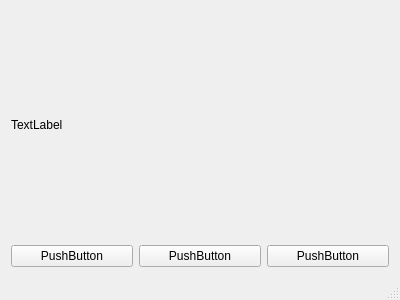
<?xml version="1.0" encoding="UTF-8"?>
<ui version="4.0">
 <class>MainWindow</class>
 <widget class="QMainWindow" name="MainWindow">
  <property name="geometry">
   <rect>
    <x>0</x>
    <y>0</y>
    <width>400</width>
    <height>300</height>
   </rect>
  </property>
  <property name="windowTitle">
   <string>MainWindow</string>
  </property>
  <widget class="QWidget" name="centralWidget">
   <layout class="QVBoxLayout" name="verticalLayout" stretch="10,0">
    <item>
     <widget class="QLabel" name="label">
      <property name="text">
       <string>TextLabel</string>
      </property>
     </widget>
    </item>
    <item>
     <layout class="QHBoxLayout" name="horizontalLayout">
      <item>
       <widget class="QPushButton" name="pushButton">
        <property name="text">
         <string>PushButton</string>
        </property>
       </widget>
      </item>
      <item>
       <widget class="QPushButton" name="pushButton_2">
        <property name="text">
         <string>PushButton</string>
        </property>
       </widget>
      </item>
      <item>
       <widget class="QPushButton" name="pushButton_3">
        <property name="text">
         <string>PushButton</string>
        </property>
       </widget>
      </item>
     </layout>
    </item>
   </layout>
  </widget>
  <widget class="QMenuBar" name="menuBar">
   <property name="geometry">
    <rect>
     <x>0</x>
     <y>0</y>
     <width>400</width>
     <height>23</height>
    </rect>
   </property>
  </widget>
  <widget class="QStatusBar" name="statusBar"/>
 </widget>
 <layoutdefault spacing="6" margin="11"/>
 <resources/>
 <connections/>
</ui>
